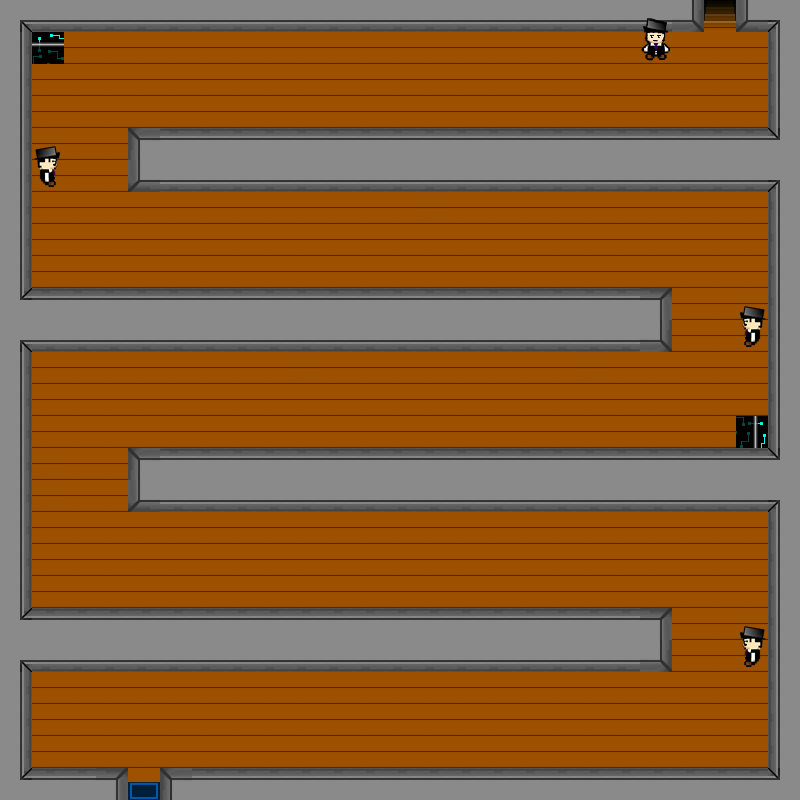

A 2D game scene composited from a Tiled map and its tileset images. What follows is a short description and the map's XML, with each tile layer's data collapsed to a summary:
An orthogonal 25x25 tile map with 32x32 px tiles, 4 tile layers (Camada de Tiles 1, Colisoes, Baus, Enemies), 2 hidden layers not drawn, 15 tilesets.

<map version="1.0" orientation="orthogonal" renderorder="right-down" width="25" height="25" tilewidth="32" tileheight="32" nextobjectid="1">
 <tileset firstgid="1" name="Parede" tilewidth="32" tileheight="32">
  <image source="Parede.png" width="96" height="32" />
 </tileset>
 <tileset firstgid="4" name="Tile_Madeira" tilewidth="32" tileheight="32">
  <image source="Tile_Madeira.png" width="32" height="32" />
 </tileset>
 <tileset firstgid="5" name="TapeteEntrada" tilewidth="32" tileheight="32">
  <image source="TapeteEntrada.png" width="32" height="32" />
  <tile id="0">
   <properties>
    <property name="door" value="door" />
   </properties>
  </tile>
 </tileset>
 <tileset firstgid="6" name="EscadaDescendo" tilewidth="32" tileheight="32">
  <image source="EscadaDescendo.png" width="32" height="32" />
  <tile id="0">
   <properties>
    <property name="door" value="door" />
   </properties>
  </tile>
 </tileset>
 <tileset firstgid="7" name="EscadaSubindo" tilewidth="32" tileheight="32">
  <image source="EscadaSubindo.png" width="32" height="32" />
  <tile id="0">
   <properties>
    <property name="door" value="door" />
   </properties>
  </tile>
 </tileset>
 <tileset firstgid="8" name="Bau" tilewidth="32" tileheight="32">
  <image source="Bau.png" width="32" height="32" />
  <tile id="0">
   <properties>
    <property name="chest" value="chest" />
   </properties>
  </tile>
 </tileset>
 <tileset firstgid="9" name="ParedeInvisivel" tilewidth="32" tileheight="32">
  <image source="ParedeInvisivel.png" width="32" height="32" />
  <tile id="0">
   <properties>
    <property name="blocked" value="blocked" />
   </properties>
  </tile>
 </tileset>
 <tileset firstgid="10" name="Portal1" tilewidth="32" tileheight="32">
  <image source="Portal1.png" width="32" height="32" />
  <tile id="0">
   <properties>
    <property name="blocked" value="blocked" />
    <property name="doorHome" value="MapaExterno.tmx" />
   </properties>
  </tile>
 </tileset>
 <tileset firstgid="11" name="Portal2" tilewidth="32" tileheight="32">
  <image source="Portal2.png" width="32" height="32" />
  <tile id="0">
   <properties>
    <property name="blocked" value="blocked" />
    <property name="stair" value="2oAndarBabi.tmx" />
   </properties>
  </tile>
 </tileset>
 <tileset firstgid="12" name="VilaoMelee" tilewidth="32" tileheight="32">
  <image source="VilaoMelee.png" width="32" height="64" />
  <tile id="1">
   <properties>
    <property name="battle" value="up" />
   </properties>
  </tile>
 </tileset>
 <tileset firstgid="14" name="Exclamacao" tilewidth="32" tileheight="32">
  <image source="Exclamacao.png" width="32" height="64" />
 </tileset>
 <tileset firstgid="16" name="VilaoMeleeLado" tilewidth="32" tileheight="32">
  <image source="VilaoMeleeLado.png" width="32" height="64" />
  <tile id="1">
   <properties>
    <property name="battle" value="right" />
   </properties>
  </tile>
 </tileset>
 <tileset firstgid="18" name="VilaoMeleeSAtributos" tilewidth="32" tileheight="32">
  <image source="VilaoMelee.png" width="32" height="64" />
 </tileset>
 <tileset firstgid="20" name="VilaoMeleeLadoSAtributos" tilewidth="32" tileheight="32">
  <image source="VilaoMeleeLado.png" width="32" height="64" />
 </tileset>
 <tileset firstgid="22" name="VilaoMeleeOLado" tilewidth="32" tileheight="32">
  <image source="VilaoMeleeOLado.png" width="32" height="64" />
  <tile id="1">
   <properties>
    <property name="battle" value="left" />
   </properties>
  </tile>
 </tileset>
 <layer name="Camada de Tiles 1" width="25" height="25">
  <data>[625 cells, 625 non-empty, 6 distinct tile ids]</data>
 </layer>
 <layer name="Colisoes" width="25" height="25" opacity="0.01">
  <data>[625 cells, 625 non-empty, 4 distinct tile ids]</data>
 </layer>
 <layer name="Baus" width="25" height="25">
  <data>[625 cells, 2 non-empty, 1 distinct tile ids]</data>
 </layer>
 <layer name="Baus2" width="25" height="25" visible="0">
  <data>[625 cells, 1 non-empty, 1 distinct tile ids]</data>
 </layer>
 <layer name="Enemies" width="25" height="25">
  <data>[625 cells, 8 non-empty, 5 distinct tile ids]</data>
 </layer>
 <layer name="Exclamacao" width="25" height="25" visible="0">
  <data>[625 cells, 4 non-empty, 3 distinct tile ids]</data>
 </layer>
</map>
